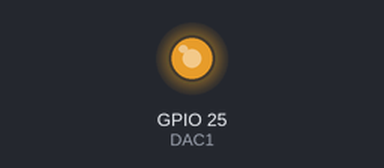
Bench run of a sketch on a simulated ESP32. On the bench: output pins drawn as LEDs (lit = HIGH).

Above: at 0.05 s.
At 6.0 s:
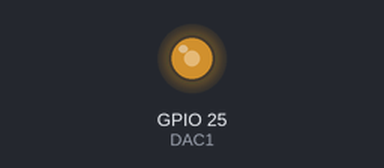
Timing chart, 0 to 7.8 s (numbered marks = the images above):
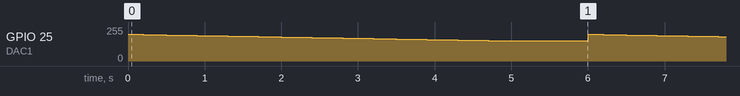

The sketch:

Build_in_DAC.ino
```cpp
#define DAC1 25

void setup() {
    Serial.begin(115200);
}
void loop() {
//thay đổi giá trị này và quan sát
// Value = 255 là sáng nhất
// Độ sáng giảm dần từ 255 về 0
   int Value =  200;
  // dacWrite(DAC1, Value);
   for(int i = Value;i > 150;i--){
     dacWrite(DAC1,i);
     delay(100);
   }
   delay(1000);
}
```

Measured:
- by itself, GPIO 25 (DAC1): ramps from 200/255 to 151/255 and jumps back, once every 6.0 s
